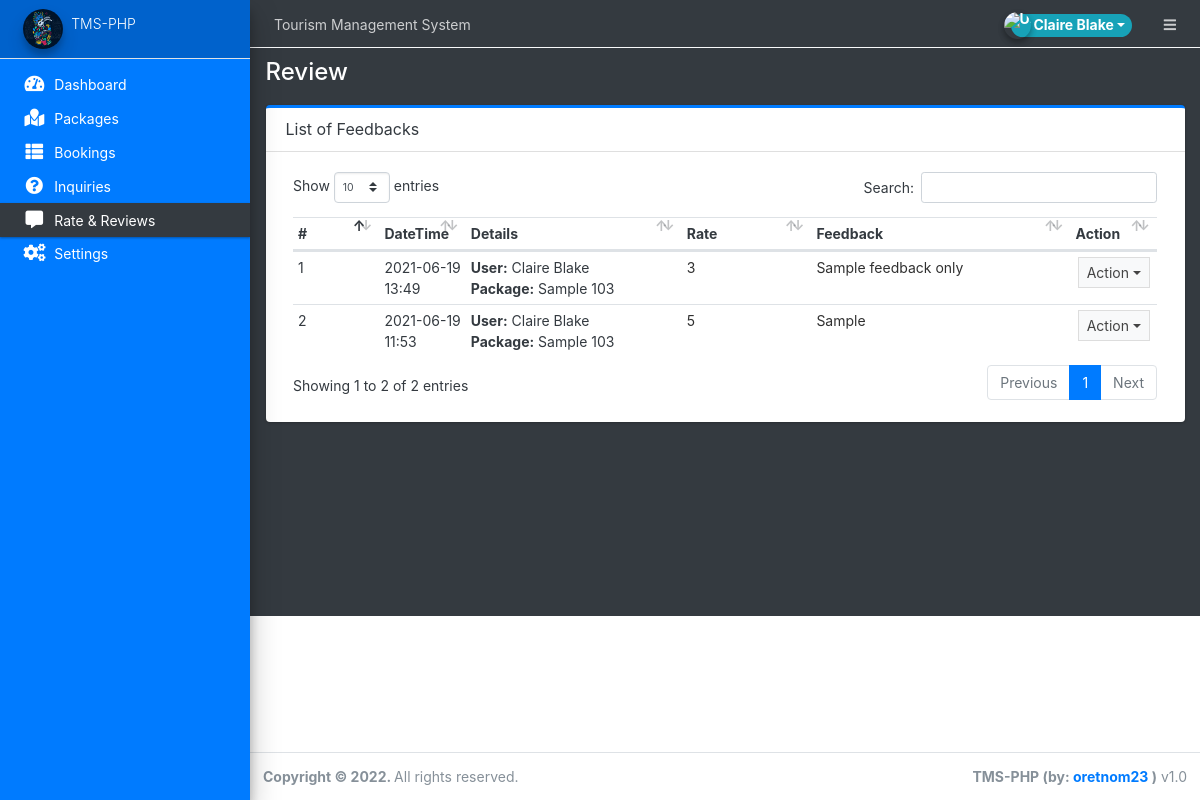
The app's page /admin/?page=review (signed in) with its own data.
### tables this page shows
CREATE TABLE `rate_review` (
  `id` int(30) NOT NULL,
  `user_id` int(30) NOT NULL,
  `package_id` int(30) NOT NULL,
  `rate` int(11) NOT NULL,
  `review` text DEFAULT NULL,
  `date_created` datetime NOT NULL DEFAULT current_timestamp()
);

CREATE TABLE `packages` (
  `id` int(30) NOT NULL,
  `title` text DEFAULT NULL,
  `tour_location` text DEFAULT NULL,
  `cost` double NOT NULL,
  `description` text DEFAULT NULL,
  `upload_path` text DEFAULT NULL,
  `status` tinyint(4) NOT NULL DEFAULT 1 COMMENT '1 =active ,2 = Inactive',
  `date_created` datetime NOT NULL DEFAULT current_timestamp()
);

### admin/review/index.php (the view, shortened to what this page needs)
<div class="card card-outline card-primary">
	<div class="card-header">
		<h3 class="card-title">List of Feedbacks</h3>
	</div>
	<div class="card-body">
        <div class="container-fluid">
        <table class="table table-stripped text-dark">
            <colgroup>
                <col width="10%">
                <col width="10%">
                <col width="25%">
                <col width="15%">
                <col width="30%">
                <col width="10%">
            </colgroup>
            <thead>
                <tr>
                    <th>#</th>
                    <th>DateTime</th>
                    <th>Details</th>
                    <th>Rate</th>
                    <th>Feedback</th>
                    <th>Action</th>
                </tr>
            </thead>
            <tbody>
                <?php
                $i=1;
                    $qry = $conn->query("SELECT r.*,concat(u.firstname,' ',u.lastname) as name, p.title FROM `rate_review` r inner join users u on .u.id = r.user_id inner join `packages` p on p.id = r.package_id order by unix_timestamp(r.date_created) desc ");
                    while($row= $qry->fetch_assoc()):
                        $row['review'] = strip_tags(stripslashes(html_entity_decode($row['review'])));
                ?>
                    <tr>
                        <td><?php echo $i++ ?></td>
                        <td><?php echo date("Y-m-d H:i",strtotime($row['date_created'])) ?></td>
                        <td>
                            <p class="m-0"><b>User:</b> <?php echo  ucwords($row['name']) ?></p>
                            <p class="m-0"><b>Package:</b> <?php echo  ucwords($row['title']) ?></p>
                        </td>
                        <td><p class="truncate-1 m-0"><?php echo $row['rate'] ?></p></td>
                        <td><p class="truncate-1 m-0" title="<?php echo $row['review'] ?>"><?php echo $row['review'] ?></p></td>
                        <td align="center">
                                <button type="button" class="btn btn-flat btn-default btn-sm dropdown-toggle dropdown-icon" data-toggle="dropdown">
                                    Action
                                </button>
                        </td>
                    </tr>
                <?php endwhile; ?>
            </tbody>
        </table>
		</div>
	</div>
</div>

### records on screen
rate_review: date_created "2021-06-19 13:49", name "Claire Blake", package.title "Sample 103", rate "3", review "Sample feedback only"
rate_review: date_created "2021-06-19 11:53", name "Claire Blake", package.title "Sample 103", rate "5", review "Sample"

### other values on screen
$_settings->info('name') "Tourism Management System"
$_settings->userdata('firstname').' '.$_settings->userdata('lastname') "Claire Blake"
$_settings->info('short_name') "TMS-PHP"
str_replace(array("/","_"), " ",$page) "Review"
